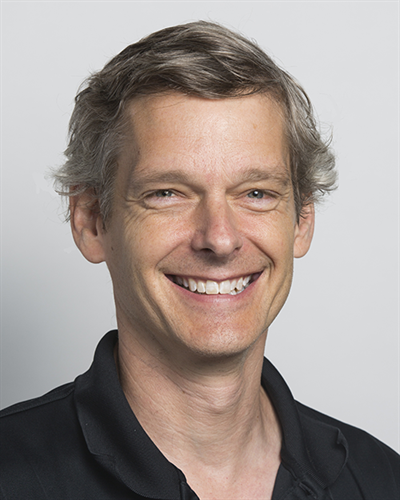
#> input picture ChrisRogers.png, 400 x 500 px
$ python -i celebration.py   (imports and definitions only)
#> lines starting #> are read from the running program, lines starting #| are printed output that depends on the picture; after the words box and inside, x2 and y2 are one past the last pixel; in counts of white or black regions, pixels touching at a corner belong together
#> in run_celebration, photo is the input picture: shape (500, 400, 3); mean B, G, R 143.8, 149.1, 160.5
"""Objective-complete celebration: party hat + photo-shatter/confetti fall.

No generative image model involved - the hat is drawn as vector shapes
positioned via a simple background-threshold heuristic (this photo has a
plain light background, so separating subject from background is
reliable), and "confetti" is the real photo sliced into tiles that fall
with simple physics, mixed with small drawn confetti pieces that tumble.
"""

import random

import cv2
import numpy as np

HAT_COLOR_A = (60, 40, 220)     # BGR - red-ish
HAT_COLOR_B = (200, 130, 20)    # BGR - blue-ish
POMPOM_COLOR = (60, 220, 240)   # BGR - yellow-ish

CONFETTI_COLORS = [
	(60, 40, 220), (200, 130, 20), (60, 220, 240),
	(80, 200, 80), (180, 80, 200), (240, 240, 240),
]

GRID_ROWS = 10
GRID_COLS = 8
GRAVITY = 0.6
NUM_CONFETTI = 60


def _find_head_bbox(gray):
	"""Locate the subject's head via background thresholding.

	Assumes a plain, light, roughly-uniform background (true for a typical
	studio headshot) - anything darker than the threshold is "subject."
	Only looks at the top band of the image to avoid shoulders/shadow
	skewing the horizontal center.
	"""
	h, w = gray.shape
#> h = 500; w = 400
	_, mask = cv2.threshold(gray, 200, 255, cv2.THRESH_BINARY_INV)
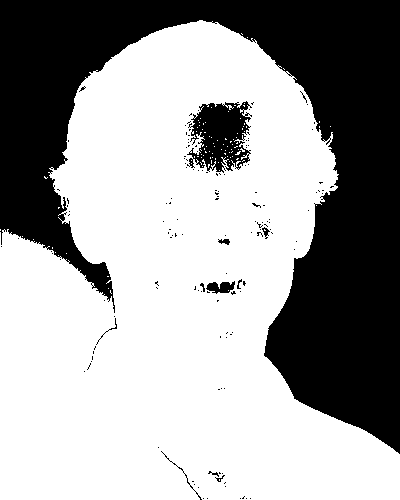
#> mask: shape (500, 400); 63.2% white; 145 black regions (134 under 20 px), largest, box (x1, y1, x2, y2) and area: (0, 0, 400, 454) 69812, (187, 101, 252, 173) 2989, (206, 281, 235, 294) 238

	band = mask[: int(h * 0.3), :]
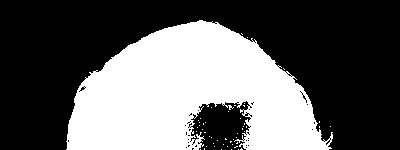
#> band: shape (150, 400); 37.6% white; 50 white regions (49 under 20 px), largest, box (x1, y1, x2, y2) and area: (66, 20, 333, 150) 22497
	ys, xs = np.where(band > 0)
	if len(xs) == 0:
		return w // 2, 0, w // 3  # fallback: centered, top of image

	center_x = int((xs.min() + xs.max()) / 2)
#> center_x = 199
	top_y = int(ys.min())
#> top_y = 20
	head_width = int(xs.max() - xs.min())
#> head_width = 266
	return center_x, top_y, head_width


def draw_party_hat(image_bgr):
	"""Returns image_bgr (padded with extra background-colored headroom, if
	needed) with a drawn birthday hat on top of the head.

	A tightly-cropped headshot may not have enough background above the
	hair to fit a proportionally-sized hat, so this pads the canvas upward
	with the photo's own background color rather than shrinking the hat to
	an unrealistically small size.
	"""
	gray = cv2.cvtColor(image_bgr, cv2.COLOR_BGR2GRAY)
	center_x, top_y, head_width = _find_head_bbox(gray)
#> center_x = 199; top_y = 20; head_width = 266

	hat_width = max(int(head_width * 0.9), 40)
#> hat_width = 239
	hat_height = int(hat_width * 0.55)
#> hat_height = 131
	overlap = int(hat_height * 0.12)  # sink the hat base slightly into the hairline
#> overlap = 15

	base_y = top_y + overlap
#> base_y = 35
	tip_y = base_y - hat_height
#> tip_y = -96

	if tip_y < 0:
		pad_top = -tip_y + 10
#> pad_top = 106
		bg_color = [int(c) for c in image_bgr[0, 0]]
#> bg_color = [221, 219, 218]
		h, w = image_bgr.shape[:2]
#> h = 500; w = 400
		padded = np.full((h + pad_top, w, 3), bg_color, dtype=np.uint8)
		padded[pad_top:, :] = image_bgr
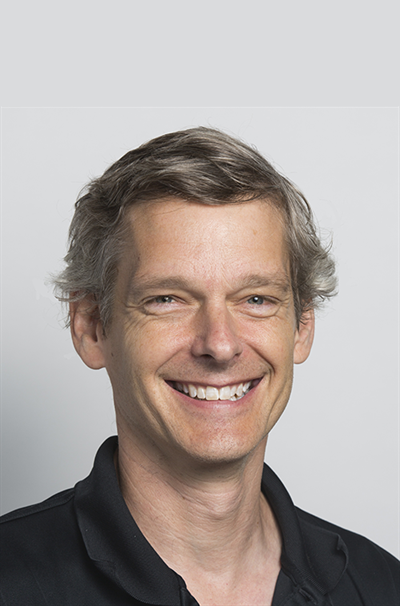
#> padded: shape (606, 400, 3); mean of channels 0, 1, 2 157.3, 161.4, 170.6; drawn as B, G, R
		out = padded
		base_y += pad_top
#> base_y = 141
		tip_y += pad_top
#> tip_y = 10
	else:
		out = image_bgr.copy()

	half_w = hat_width // 2
#> half_w = 119

	bands = 5
	for i in range(bands):
		t0 = i / bands
		t1 = (i + 1) / bands
		# Linear taper from the tip (width 0) down to the base (full width).
		y0 = int(tip_y + (base_y - tip_y) * t0)
		y1 = int(tip_y + (base_y - tip_y) * t1)
		w0 = int(half_w * t0)
		w1 = int(half_w * t1)
		pts = np.array([
			[center_x - w0, y0], [center_x + w0, y0],
			[center_x + w1, y1], [center_x - w1, y1],
		])
		color = HAT_COLOR_A if i % 2 == 0 else HAT_COLOR_B
		cv2.fillPoly(out, [pts], color)
#> this loop made 5 passes
#> (y0, y1, w0, w1, pts) on passes 1 to 5: (10, 36, 0, 23, [[199, 10], [199, 10], [222, 36], [176, 36]]), (36, 62, 23, 47, [[176, 36], [222, 36], [246, 62], [152, 62]]), (62, 88, 47, 71, [[152, 62], [246, 62], [270, 88], [128, 88]]), (88, 114, 71, 95, [[128, 88], [270, 88], [294, 114], [104, 114]]), (114, 141, 95, 119, [[104, 114], [294, 114], [318, 141], [80, 141]])
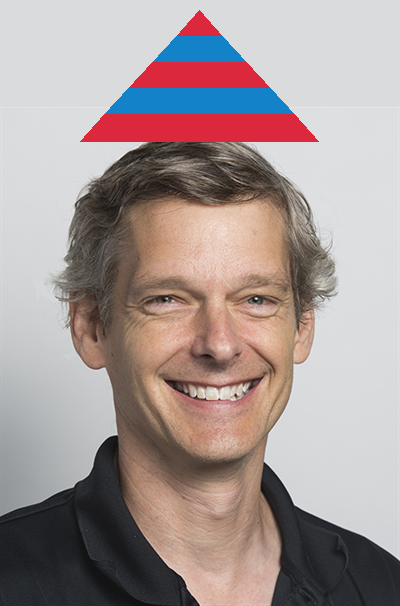
#> out: shape (606, 400, 3); 6.53% of pixels changed, all inside (x1, y1, x2, y2) = (80, 10, 319, 142); drawn as B, G, R

	cv2.circle(out, (center_x, tip_y), max(hat_width // 10, 6), POMPOM_COLOR, -1)
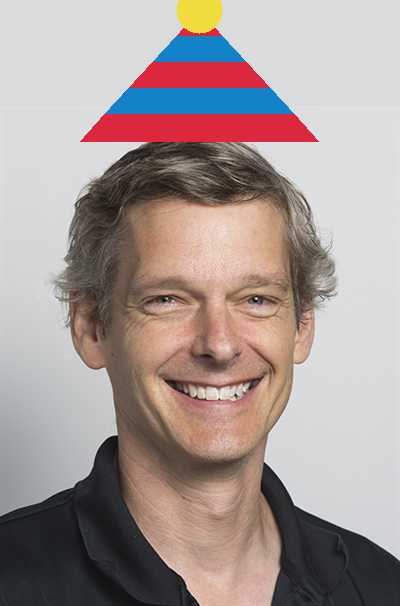
#> out: shape (606, 400, 3); 0.53% of pixels changed, all inside (x1, y1, x2, y2) = (176, 0, 223, 34); drawn as B, G, R
	return out


class _FallingTile:
	def __init__(self, patch, x, y):
		self.patch = patch
		self.x = float(x)
		self.y = float(y)
		self.vx = random.uniform(-2.0, 2.0)
		self.vy = random.uniform(-4.0, -1.0)  # small initial "pop" upward

	def step(self):
		self.vy += GRAVITY
		self.x += self.vx
		self.y += self.vy

	def offscreen(self, canvas_h):
		return self.y > canvas_h


class _Confetti:
	def __init__(self, x, canvas_h):
		self.x = float(x)
		self.y = float(random.uniform(-canvas_h * 0.3, 0))
		self.vx = random.uniform(-1.5, 1.5)
		self.vy = random.uniform(1.0, 3.0)
		self.angle = random.uniform(0, 360)
		self.angular_vel = random.uniform(-12, 12)
		self.size = random.randint(4, 9)
		self.color = random.choice(CONFETTI_COLORS)

	def step(self):
		self.vy += GRAVITY * 0.3
		self.x += self.vx
		self.y += self.vy
		self.angle += self.angular_vel

	def draw(self, canvas):
		rad = np.radians(self.angle)
		cos_a, sin_a = np.cos(rad), np.sin(rad)
		hw, hh = self.size, self.size * 0.5
		corners = np.array([[-hw, -hh], [hw, -hh], [hw, hh], [-hw, hh]])
		rot = np.array([[cos_a, -sin_a], [sin_a, cos_a]])
		pts = (corners @ rot.T) + [self.x, self.y]
		cv2.fillPoly(canvas, [pts.astype(int)], self.color)


def _paste_patch(canvas, patch, x, y):
	"""Copies patch onto canvas at (x, y), clipped to canvas bounds."""
	ch, cw = canvas.shape[:2]
	ph, pw = patch.shape[:2]
	x0, y0 = int(x), int(y)
	x1, y1 = x0 + pw, y0 + ph

	cx0, cy0 = max(x0, 0), max(y0, 0)
	cx1, cy1 = min(x1, cw), min(y1, ch)
	if cx0 >= cx1 or cy0 >= cy1:
		return

	px0, py0 = cx0 - x0, cy0 - y0
	px1, py1 = px0 + (cx1 - cx0), py0 + (cy1 - cy0)
	canvas[cy0:cy1, cx0:cx1] = patch[py0:py1, px0:px1]


def _make_tiles(photo, offset_x=0, offset_y=0):
	h, w = photo.shape[:2]
	tile_h, tile_w = h // GRID_ROWS, w // GRID_COLS
	tiles = []
	for row in range(GRID_ROWS):
		for col in range(GRID_COLS):
			y, x = row * tile_h, col * tile_w
			patch = photo[y:y + tile_h, x:x + tile_w]
			tiles.append(_FallingTile(patch, offset_x + x, offset_y + y))
	return tiles


# Fullscreen mode stretches whatever's shown to fill the real display, so the
# canvas is built at a normal screen-like (16:9) aspect ratio rather than a
# tall narrow strip - otherwise it'd look badly distorted stretched wide.
CANVAS_WIDTH = 1280
CANVAS_HEIGHT = 720

# The photo (with hat) is scaled to at most this fraction of the canvas
# height, leaving room above/below for the hat and the fall.
PHOTO_HEIGHT_FRACTION = 0.55


def run_celebration(photo_path, window_name='Objective Complete!', duration_frames=150):
	"""Runs the shatter-into-confetti animation fullscreen.

	Blocks until the animation finishes (all tiles off-screen or
	duration_frames elapses) or the user presses 'q'.
	"""
	photo = cv2.imread(photo_path)
	if photo is None:
		print(f'Could not load {photo_path} for celebration animation.')
		return

	photo = draw_party_hat(photo)
	ph, pw = photo.shape[:2]
#> ph = 606; pw = 400

	max_h = int(CANVAS_HEIGHT * PHOTO_HEIGHT_FRACTION)
	if ph > max_h:
		scale = max_h / ph
#> scale = 0.653
		photo = cv2.resize(photo, (int(pw * scale), max_h))
#> photo: shape (396, 261, 3)
		ph, pw = photo.shape[:2]
#> ph = 396; pw = 261

	canvas_w, canvas_h = CANVAS_WIDTH, CANVAS_HEIGHT
	offset_x = (canvas_w - pw) // 2
#> offset_x = 509
	offset_y = int(canvas_h * 0.08)

	tiles = _make_tiles(photo, offset_x, offset_y)
#> after the loop in _make_tiles, `for row in range(GRID_ROWS):`:
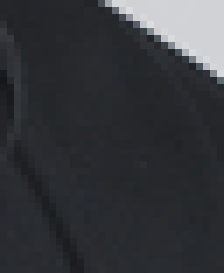
#> patch: shape (39, 32, 3) (shown 7 times larger); mean of channels 0, 1, 2 58.9, 54.8, 52.8; drawn as B, G, R
#> after the loop in _make_tiles, `for row in range(GRID_ROWS):`: tiles = 80 items
#> tiles = 80 items
	confetti = [_Confetti(random.uniform(0, canvas_w), canvas_h) for _ in range(NUM_CONFETTI)]

	cv2.namedWindow(window_name, cv2.WINDOW_NORMAL)
	cv2.setWindowProperty(window_name, cv2.WND_PROP_FULLSCREEN, cv2.WINDOW_FULLSCREEN)

	for _ in range(duration_frames):
		canvas = np.full((canvas_h, canvas_w, 3), 20, dtype=np.uint8)

		for tile in tiles:
			tile.step()
			if not tile.offscreen(canvas_h):
				_paste_patch(canvas, tile.patch, tile.x, tile.y)

		for piece in confetti:
			piece.step()
			if piece.y > canvas_h:
				piece.y = random.uniform(-30, 0)
				piece.x = random.uniform(0, canvas_w)
			piece.draw(canvas)

		cv2.putText(canvas, 'Objective Complete!', (20, 40),
					cv2.FONT_HERSHEY_SIMPLEX, 1.0, (255, 255, 255), 2)
		cv2.imshow(window_name, canvas)

		if cv2.waitKey(30) & 0xFF == ord('q'):
			break

		if all(tile.offscreen(canvas_h) for tile in tiles):
			break
#> this loop made 1 pass; (key q is pressed on pass 1)
#> pass 1, in run_celebration, `cv2.imshow(window_name, canvas)`:
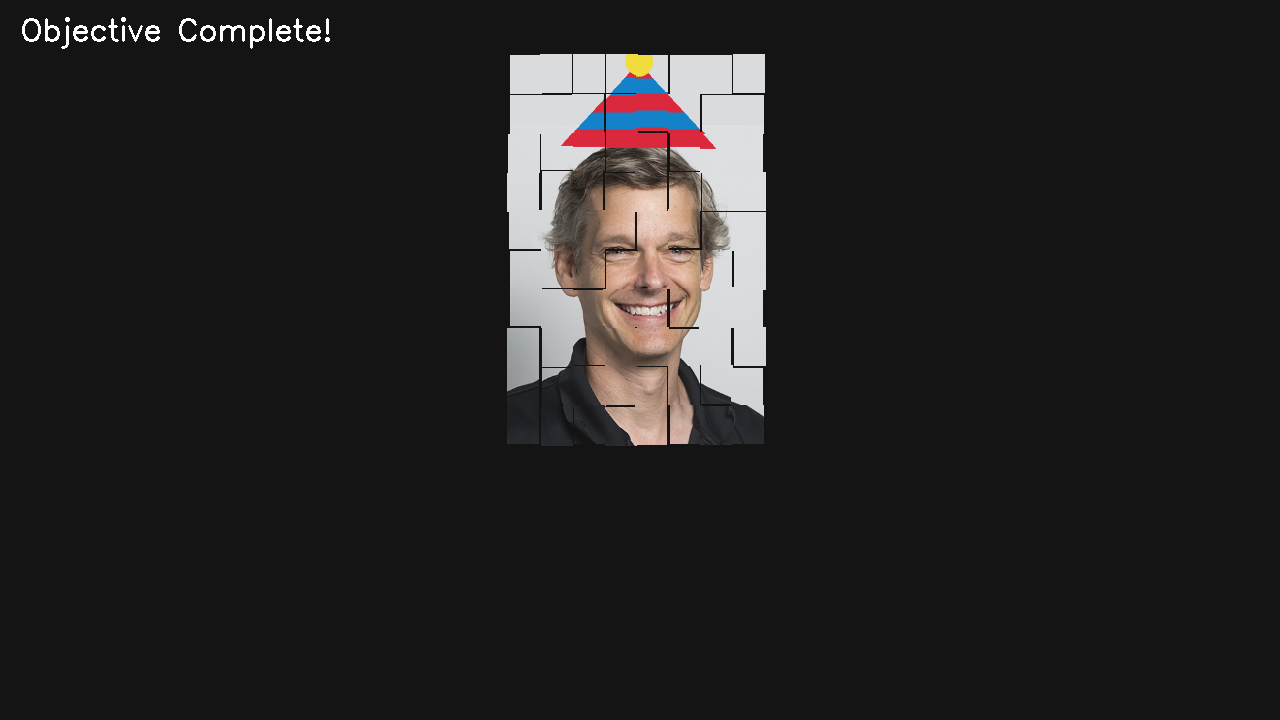
#> window 'Objective Complete!': shape (720, 1280, 3); mean B, G, R 34.3, 34.5, 36
#> after the loop, piece.x = 867.3; piece.y = -49.12

	cv2.waitKey(1500)
	cv2.destroyWindow(window_name)

>>> result = run_celebration('ChrisRogers.png')
